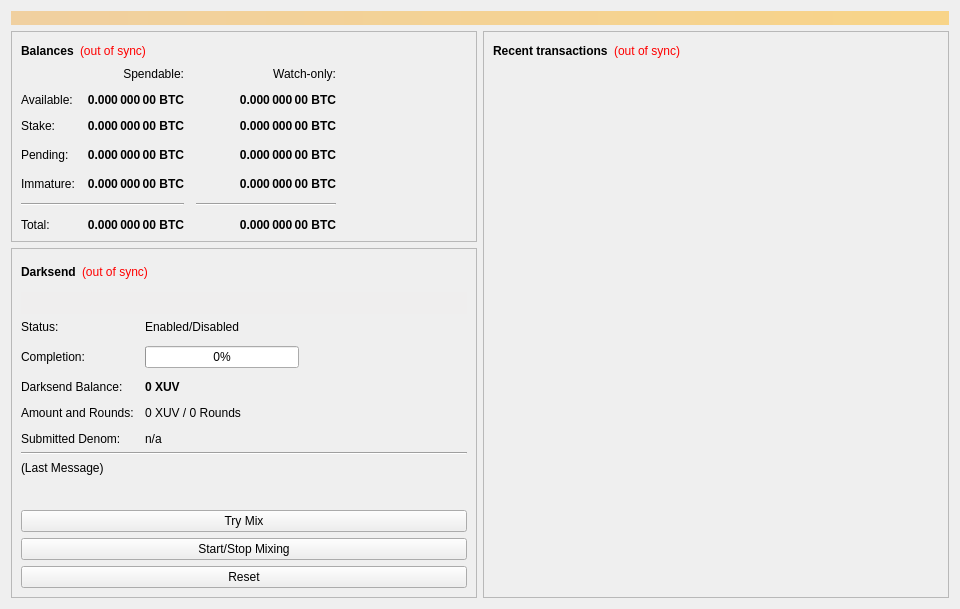
<?xml version="1.0" encoding="UTF-8"?>
<ui version="4.0">
 <class>OverviewPage</class>
 <widget class="QWidget" name="OverviewPage">
  <property name="geometry">
   <rect>
    <x>0</x>
    <y>0</y>
    <width>960</width>
    <height>594</height>
   </rect>
  </property>
  <property name="minimumSize">
   <size>
    <width>960</width>
    <height>0</height>
   </size>
  </property>
  <property name="windowTitle">
   <string>Form</string>
  </property>
  <layout class="QVBoxLayout" name="topLayout">
   <item>
    <widget class="QLabel" name="labelAlerts">
     <property name="visible">
      <bool>false</bool>
     </property>
     <property name="styleSheet">
      <string notr="true">background-color: qlineargradient(x1: 0, y1: 0, x2: 1, y2: 0, stop:0 #F0D0A0, stop:1 #F8D488); color:#000000;</string>
     </property>
     <property name="wordWrap">
      <bool>true</bool>
     </property>
     <property name="margin">
      <number>3</number>
     </property>
    </widget>
   </item>
   <item>
    <layout class="QHBoxLayout" name="horizontalLayout" stretch="1,1">
     <item>
      <layout class="QVBoxLayout" name="verticalLayout_2">
       <item>
        <widget class="QFrame" name="frame">
         <property name="frameShape">
          <enum>QFrame::StyledPanel</enum>
         </property>
         <property name="frameShadow">
          <enum>QFrame::Raised</enum>
         </property>
         <layout class="QVBoxLayout" name="verticalLayout_4">
          <item>
           <layout class="QHBoxLayout" name="horizontalLayout_4">
            <item>
             <widget class="QLabel" name="label_5">
              <property name="font">
               <font>
                <weight>75</weight>
                <bold>true</bold>
               </font>
              </property>
              <property name="text">
               <string>Balances</string>
              </property>
             </widget>
            </item>
            <item>
             <widget class="QLabel" name="labelWalletStatus">
              <property name="cursor">
               <cursorShape>WhatsThisCursor</cursorShape>
              </property>
              <property name="toolTip">
               <string>The displayed information may be out of date. Your wallet automatically synchronizes with the XUV network after a connection is established, but this process has not completed yet.</string>
              </property>
              <property name="styleSheet">
               <string notr="true">QLabel { color: red; }</string>
              </property>
              <property name="text">
               <string notr="true">(out of sync)</string>
              </property>
              <property name="alignment">
               <set>Qt::AlignLeading|Qt::AlignLeft|Qt::AlignVCenter</set>
              </property>
             </widget>
            </item>
            <item>
             <spacer name="horizontalSpacer_3">
              <property name="orientation">
               <enum>Qt::Horizontal</enum>
              </property>
              <property name="sizeHint" stdset="0">
               <size>
                <width>40</width>
                <height>20</height>
               </size>
              </property>
             </spacer>
            </item>
           </layout>
          </item>
          <item>
           <layout class="QGridLayout" name="gridLayout">
            <property name="spacing">
             <number>12</number>
            </property>
            <item row="3" column="2">
             <widget class="QLabel" name="labelWatchPending">
              <property name="font">
               <font>
                <weight>75</weight>
                <bold>true</bold>
               </font>
              </property>
              <property name="cursor">
               <cursorShape>IBeamCursor</cursorShape>
              </property>
              <property name="toolTip">
               <string>Unconfirmed transactions to watch-only addresses</string>
              </property>
              <property name="text">
               <string notr="true">0.000 000 00 BTC</string>
              </property>
              <property name="alignment">
               <set>Qt::AlignRight|Qt::AlignTrailing|Qt::AlignVCenter</set>
              </property>
              <property name="textInteractionFlags">
               <set>Qt::LinksAccessibleByMouse|Qt::TextSelectableByKeyboard|Qt::TextSelectableByMouse</set>
              </property>
             </widget>
            </item>
            <item row="3" column="1">
             <widget class="QLabel" name="labelUnconfirmed">
              <property name="font">
               <font>
                <weight>75</weight>
                <bold>true</bold>
               </font>
              </property>
              <property name="cursor">
               <cursorShape>IBeamCursor</cursorShape>
              </property>
              <property name="toolTip">
               <string>Total of transactions that have yet to be confirmed, and do not yet count toward the spendable balance</string>
              </property>
              <property name="text">
               <string notr="true">0.000 000 00 BTC</string>
              </property>
              <property name="alignment">
               <set>Qt::AlignRight|Qt::AlignTrailing|Qt::AlignVCenter</set>
              </property>
              <property name="textInteractionFlags">
               <set>Qt::LinksAccessibleByMouse|Qt::TextSelectableByKeyboard|Qt::TextSelectableByMouse</set>
              </property>
             </widget>
            </item>
            <item row="4" column="2">
             <widget class="QLabel" name="labelWatchImmature">
              <property name="font">
               <font>
                <weight>75</weight>
                <bold>true</bold>
               </font>
              </property>
              <property name="cursor">
               <cursorShape>IBeamCursor</cursorShape>
              </property>
              <property name="toolTip">
               <string>Mined balance in watch-only addresses that has not yet matured</string>
              </property>
              <property name="text">
               <string notr="true">0.000 000 00 BTC</string>
              </property>
              <property name="alignment">
               <set>Qt::AlignRight|Qt::AlignTrailing|Qt::AlignVCenter</set>
              </property>
              <property name="textInteractionFlags">
               <set>Qt::LinksAccessibleByMouse|Qt::TextSelectableByKeyboard|Qt::TextSelectableByMouse</set>
              </property>
             </widget>
            </item>
            <item row="5" column="0" colspan="2">
             <widget class="Line" name="lineSpendableBalance">
              <property name="orientation">
               <enum>Qt::Horizontal</enum>
              </property>
             </widget>
            </item>
            <item row="5" column="2">
             <widget class="Line" name="lineWatchBalance">
              <property name="sizePolicy">
               <sizepolicy hsizetype="Preferred" vsizetype="Fixed">
                <horstretch>0</horstretch>
                <verstretch>0</verstretch>
               </sizepolicy>
              </property>
              <property name="minimumSize">
               <size>
                <width>140</width>
                <height>0</height>
               </size>
              </property>
              <property name="orientation">
               <enum>Qt::Horizontal</enum>
              </property>
             </widget>
            </item>
            <item row="6" column="0">
             <widget class="QLabel" name="labelTotalText">
              <property name="text">
               <string>Total:</string>
              </property>
             </widget>
            </item>
            <item row="4" column="1">
             <widget class="QLabel" name="labelImmature">
              <property name="font">
               <font>
                <weight>75</weight>
                <bold>true</bold>
               </font>
              </property>
              <property name="cursor">
               <cursorShape>IBeamCursor</cursorShape>
              </property>
              <property name="toolTip">
               <string>Mined balance that has not yet matured</string>
              </property>
              <property name="text">
               <string notr="true">0.000 000 00 BTC</string>
              </property>
              <property name="alignment">
               <set>Qt::AlignRight|Qt::AlignTrailing|Qt::AlignVCenter</set>
              </property>
              <property name="textInteractionFlags">
               <set>Qt::LinksAccessibleByMouse|Qt::TextSelectableByKeyboard|Qt::TextSelectableByMouse</set>
              </property>
             </widget>
            </item>
            <item row="3" column="3">
             <spacer name="horizontalSpacer_2">
              <property name="orientation">
               <enum>Qt::Horizontal</enum>
              </property>
              <property name="sizeHint" stdset="0">
               <size>
                <width>40</width>
                <height>20</height>
               </size>
              </property>
             </spacer>
            </item>
            <item row="4" column="0">
             <widget class="QLabel" name="labelImmatureText">
              <property name="text">
               <string>Immature:</string>
              </property>
             </widget>
            </item>
            <item row="6" column="1">
             <widget class="QLabel" name="labelTotal">
              <property name="font">
               <font>
                <weight>75</weight>
                <bold>true</bold>
               </font>
              </property>
              <property name="cursor">
               <cursorShape>IBeamCursor</cursorShape>
              </property>
              <property name="toolTip">
               <string>Your current total balance</string>
              </property>
              <property name="text">
               <string notr="true">0.000 000 00 BTC</string>
              </property>
              <property name="alignment">
               <set>Qt::AlignRight|Qt::AlignTrailing|Qt::AlignVCenter</set>
              </property>
              <property name="textInteractionFlags">
               <set>Qt::LinksAccessibleByMouse|Qt::TextSelectableByKeyboard|Qt::TextSelectableByMouse</set>
              </property>
             </widget>
            </item>
            <item row="6" column="2">
             <widget class="QLabel" name="labelWatchTotal">
              <property name="font">
               <font>
                <weight>75</weight>
                <bold>true</bold>
               </font>
              </property>
              <property name="cursor">
               <cursorShape>IBeamCursor</cursorShape>
              </property>
              <property name="toolTip">
               <string>Current total balance in watch-only addresses</string>
              </property>
              <property name="text">
               <string notr="true">0.000 000 00 BTC</string>
              </property>
              <property name="alignment">
               <set>Qt::AlignRight|Qt::AlignTrailing|Qt::AlignVCenter</set>
              </property>
              <property name="textInteractionFlags">
               <set>Qt::LinksAccessibleByMouse|Qt::TextSelectableByKeyboard|Qt::TextSelectableByMouse</set>
              </property>
             </widget>
            </item>
            <item row="0" column="2">
             <widget class="QLabel" name="labelWatchonly">
              <property name="text">
               <string>Watch-only:</string>
              </property>
              <property name="alignment">
               <set>Qt::AlignRight|Qt::AlignTrailing|Qt::AlignVCenter</set>
              </property>
             </widget>
            </item>
            <item row="1" column="0">
             <widget class="QLabel" name="labelBalanceText">
              <property name="text">
               <string>Available:</string>
              </property>
             </widget>
            </item>
            <item row="1" column="1">
             <widget class="QLabel" name="labelBalance">
              <property name="font">
               <font>
                <weight>75</weight>
                <bold>true</bold>
               </font>
              </property>
              <property name="cursor">
               <cursorShape>IBeamCursor</cursorShape>
              </property>
              <property name="toolTip">
               <string>Your current spendable balance</string>
              </property>
              <property name="text">
               <string notr="true">0.000 000 00 BTC</string>
              </property>
              <property name="alignment">
               <set>Qt::AlignRight|Qt::AlignTrailing|Qt::AlignVCenter</set>
              </property>
              <property name="textInteractionFlags">
               <set>Qt::LinksAccessibleByMouse|Qt::TextSelectableByKeyboard|Qt::TextSelectableByMouse</set>
              </property>
             </widget>
            </item>
            <item row="2" column="0">
             <widget class="QLabel" name="label_10">
              <property name="text">
               <string>Stake:</string>
              </property>
             </widget>
            </item>
            <item row="2" column="1">
             <widget class="QLabel" name="labelStake">
              <property name="font">
               <font>
                <weight>75</weight>
                <bold>true</bold>
               </font>
              </property>
              <property name="cursor">
               <cursorShape>IBeamCursor</cursorShape>
              </property>
              <property name="toolTip">
               <string>Total of coins that was staked, and do not yet count toward the current balance</string>
              </property>
              <property name="text">
               <string notr="true">0.000 000 00 BTC</string>
              </property>
              <property name="alignment">
               <set>Qt::AlignRight|Qt::AlignTrailing|Qt::AlignVCenter</set>
              </property>
              <property name="textInteractionFlags">
               <set>Qt::LinksAccessibleByMouse|Qt::TextSelectableByKeyboard|Qt::TextSelectableByMouse</set>
              </property>
             </widget>
            </item>
            <item row="2" column="2">
             <widget class="QLabel" name="labelWatchStake">
              <property name="font">
               <font>
                <weight>75</weight>
                <bold>true</bold>
               </font>
              </property>
              <property name="cursor">
               <cursorShape>IBeamCursor</cursorShape>
              </property>
              <property name="toolTip">
               <string>Total of coins that was staked in watch-only addresses, and do not yet count toward the current watch-only balance</string>
              </property>
              <property name="text">
               <string notr="true">0.000 000 00 BTC</string>
              </property>
              <property name="alignment">
               <set>Qt::AlignRight|Qt::AlignTrailing|Qt::AlignVCenter</set>
              </property>
              <property name="textInteractionFlags">
               <set>Qt::LinksAccessibleByMouse|Qt::TextSelectableByKeyboard|Qt::TextSelectableByMouse</set>
              </property>
             </widget>
            </item>
            <item row="1" column="2">
             <widget class="QLabel" name="labelWatchAvailable">
              <property name="font">
               <font>
                <weight>75</weight>
                <bold>true</bold>
               </font>
              </property>
              <property name="cursor">
               <cursorShape>IBeamCursor</cursorShape>
              </property>
              <property name="toolTip">
               <string>Your current balance in watch-only addresses</string>
              </property>
              <property name="text">
               <string notr="true">0.000 000 00 BTC</string>
              </property>
              <property name="alignment">
               <set>Qt::AlignRight|Qt::AlignTrailing|Qt::AlignVCenter</set>
              </property>
              <property name="textInteractionFlags">
               <set>Qt::LinksAccessibleByMouse|Qt::TextSelectableByKeyboard|Qt::TextSelectableByMouse</set>
              </property>
             </widget>
            </item>
            <item row="3" column="0">
             <widget class="QLabel" name="labelPendingText">
              <property name="text">
               <string>Pending:</string>
              </property>
             </widget>
            </item>
            <item row="0" column="1">
             <widget class="QLabel" name="labelSpendable">
              <property name="text">
               <string>Spendable:</string>
              </property>
              <property name="alignment">
               <set>Qt::AlignRight|Qt::AlignTrailing|Qt::AlignVCenter</set>
              </property>
             </widget>
            </item>
           </layout>
          </item>
         </layout>
        </widget>
       </item>
       <item>
        <widget class="QFrame" name="frameDarksend">
         <property name="sizePolicy">
          <sizepolicy hsizetype="Expanding" vsizetype="Expanding">
           <horstretch>0</horstretch>
           <verstretch>0</verstretch>
          </sizepolicy>
         </property>
         <property name="minimumSize">
          <size>
           <width>0</width>
           <height>350</height>
          </size>
         </property>
         <property name="layoutDirection">
          <enum>Qt::LeftToRight</enum>
         </property>
         <property name="frameShape">
          <enum>QFrame::StyledPanel</enum>
         </property>
         <property name="frameShadow">
          <enum>QFrame::Raised</enum>
         </property>
         <layout class="QVBoxLayout" name="verticalLayout_5">
          <item>
           <layout class="QHBoxLayout" name="horizontalLayout_5">
            <item>
             <widget class="QLabel" name="label_2">
              <property name="font">
               <font>
                <weight>75</weight>
                <bold>true</bold>
               </font>
              </property>
              <property name="text">
               <string>Darksend</string>
              </property>
             </widget>
            </item>
            <item>
             <widget class="QLabel" name="labelDarksendSyncStatus">
              <property name="toolTip">
               <string>The displayed information may be out of date. Your wallet automatically synchronizes with the XUV network after a connection is established, but this process has not completed yet.</string>
              </property>
              <property name="styleSheet">
               <string notr="true">QLabel { color: red; }</string>
              </property>
              <property name="text">
               <string notr="true">(out of sync)</string>
              </property>
              <property name="alignment">
               <set>Qt::AlignLeading|Qt::AlignLeft|Qt::AlignVCenter</set>
              </property>
             </widget>
            </item>
            <item>
             <spacer name="horizontalSpacer_4">
              <property name="orientation">
               <enum>Qt::Horizontal</enum>
              </property>
              <property name="sizeHint" stdset="0">
               <size>
                <width>40</width>
                <height>20</height>
               </size>
              </property>
             </spacer>
            </item>
           </layout>
          </item>
          <item>
           <widget class="QPushButton" name="runAutoDenom">
            <property name="palette">
             <palette>
              <active>
               <colorrole role="WindowText">
                <brush brushstyle="SolidPattern">
                 <color alpha="255">
                  <red>0</red>
                  <green>0</green>
                  <blue>0</blue>
                 </color>
                </brush>
               </colorrole>
               <colorrole role="Button">
                <brush brushstyle="SolidPattern">
                 <color alpha="255">
                  <red>239</red>
                  <green>238</green>
                  <blue>238</blue>
                 </color>
                </brush>
               </colorrole>
               <colorrole role="Light">
                <brush brushstyle="SolidPattern">
                 <color alpha="255">
                  <red>255</red>
                  <green>255</green>
                  <blue>255</blue>
                 </color>
                </brush>
               </colorrole>
               <colorrole role="Midlight">
                <brush brushstyle="SolidPattern">
                 <color alpha="255">
                  <red>247</red>
                  <green>246</green>
                  <blue>246</blue>
                 </color>
                </brush>
               </colorrole>
               <colorrole role="Dark">
                <brush brushstyle="SolidPattern">
                 <color alpha="255">
                  <red>119</red>
                  <green>119</green>
                  <blue>119</blue>
                 </color>
                </brush>
               </colorrole>
               <colorrole role="Mid">
                <brush brushstyle="SolidPattern">
                 <color alpha="255">
                  <red>159</red>
                  <green>159</green>
                  <blue>159</blue>
                 </color>
                </brush>
               </colorrole>
               <colorrole role="Text">
                <brush brushstyle="SolidPattern">
                 <color alpha="255">
                  <red>0</red>
                  <green>0</green>
                  <blue>0</blue>
                 </color>
                </brush>
               </colorrole>
               <colorrole role="BrightText">
                <brush brushstyle="SolidPattern">
                 <color alpha="255">
                  <red>255</red>
                  <green>255</green>
                  <blue>255</blue>
                 </color>
                </brush>
               </colorrole>
               <colorrole role="ButtonText">
                <brush brushstyle="SolidPattern">
                 <color alpha="255">
                  <red>0</red>
                  <green>0</green>
                  <blue>0</blue>
                 </color>
                </brush>
               </colorrole>
               <colorrole role="Base">
                <brush brushstyle="SolidPattern">
                 <color alpha="255">
                  <red>255</red>
                  <green>255</green>
                  <blue>255</blue>
                 </color>
                </brush>
               </colorrole>
               <colorrole role="Window">
                <brush brushstyle="SolidPattern">
                 <color alpha="255">
                  <red>239</red>
                  <green>238</green>
                  <blue>238</blue>
                 </color>
                </brush>
               </colorrole>
               <colorrole role="Shadow">
                <brush brushstyle="SolidPattern">
                 <color alpha="255">
                  <red>0</red>
                  <green>0</green>
                  <blue>0</blue>
                 </color>
                </brush>
               </colorrole>
               <colorrole role="AlternateBase">
                <brush brushstyle="SolidPattern">
                 <color alpha="255">
                  <red>247</red>
                  <green>246</green>
                  <blue>246</blue>
                 </color>
                </brush>
               </colorrole>
               <colorrole role="ToolTipBase">
                <brush brushstyle="SolidPattern">
                 <color alpha="255">
                  <red>255</red>
                  <green>255</green>
                  <blue>220</blue>
                 </color>
                </brush>
               </colorrole>
               <colorrole role="ToolTipText">
                <brush brushstyle="SolidPattern">
                 <color alpha="255">
                  <red>0</red>
                  <green>0</green>
                  <blue>0</blue>
                 </color>
                </brush>
               </colorrole>
              </active>
              <inactive>
               <colorrole role="WindowText">
                <brush brushstyle="SolidPattern">
                 <color alpha="255">
                  <red>0</red>
                  <green>0</green>
                  <blue>0</blue>
                 </color>
                </brush>
               </colorrole>
               <colorrole role="Button">
                <brush brushstyle="SolidPattern">
                 <color alpha="255">
                  <red>239</red>
                  <green>238</green>
                  <blue>238</blue>
                 </color>
                </brush>
               </colorrole>
               <colorrole role="Light">
                <brush brushstyle="SolidPattern">
                 <color alpha="255">
                  <red>255</red>
                  <green>255</green>
                  <blue>255</blue>
                 </color>
                </brush>
               </colorrole>
               <colorrole role="Midlight">
                <brush brushstyle="SolidPattern">
                 <color alpha="255">
                  <red>247</red>
                  <green>246</green>
                  <blue>246</blue>
                 </color>
                </brush>
               </colorrole>
               <colorrole role="Dark">
                <brush brushstyle="SolidPattern">
                 <color alpha="255">
                  <red>119</red>
                  <green>119</green>
                  <blue>119</blue>
                 </color>
                </brush>
               </colorrole>
               <colorrole role="Mid">
                <brush brushstyle="SolidPattern">
                 <color alpha="255">
                  <red>159</red>
                  <green>159</green>
                  <blue>159</blue>
                 </color>
                </brush>
               </colorrole>
               <colorrole role="Text">
                <brush brushstyle="SolidPattern">
                 <color alpha="255">
                  <red>0</red>
                  <green>0</green>
                  <blue>0</blue>
                 </color>
                </brush>
               </colorrole>
               <colorrole role="BrightText">
                <brush brushstyle="SolidPattern">
                 <color alpha="255">
                  <red>255</red>
                  <green>255</green>
                  <blue>255</blue>
                 </color>
                </brush>
               </colorrole>
               <colorrole role="ButtonText">
                <brush brushstyle="SolidPattern">
                 <color alpha="255">
                  <red>0</red>
                  <green>0</green>
                  <blue>0</blue>
                 </color>
                </brush>
               </colorrole>
               <colorrole role="Base">
                <brush brushstyle="SolidPattern">
                 <color alpha="255">
                  <red>255</red>
                  <green>255</green>
                  <blue>255</blue>
                 </color>
                </brush>
               </colorrole>
               <colorrole role="Window">
                <brush brushstyle="SolidPattern">
                 <color alpha="255">
                  <red>239</red>
                  <green>238</green>
                  <blue>238</blue>
                 </color>
                </brush>
               </colorrole>
               <colorrole role="Shadow">
                <brush brushstyle="SolidPattern">
                 <color alpha="255">
                  <red>0</red>
                  <green>0</green>
                  <blue>0</blue>
                 </color>
                </brush>
               </colorrole>
               <colorrole role="AlternateBase">
                <brush brushstyle="SolidPattern">
                 <color alpha="255">
                  <red>247</red>
                  <green>246</green>
                  <blue>246</blue>
                 </color>
                </brush>
               </colorrole>
               <colorrole role="ToolTipBase">
                <brush brushstyle="SolidPattern">
                 <color alpha="255">
                  <red>255</red>
                  <green>255</green>
                  <blue>220</blue>
                 </color>
                </brush>
               </colorrole>
               <colorrole role="ToolTipText">
                <brush brushstyle="SolidPattern">
                 <color alpha="255">
                  <red>0</red>
                  <green>0</green>
                  <blue>0</blue>
                 </color>
                </brush>
               </colorrole>
              </inactive>
              <disabled>
               <colorrole role="WindowText">
                <brush brushstyle="SolidPattern">
                 <color alpha="255">
                  <red>119</red>
                  <green>119</green>
                  <blue>119</blue>
                 </color>
                </brush>
               </colorrole>
               <colorrole role="Button">
                <brush brushstyle="SolidPattern">
                 <color alpha="255">
                  <red>239</red>
                  <green>238</green>
                  <blue>238</blue>
                 </color>
                </brush>
               </colorrole>
               <colorrole role="Light">
                <brush brushstyle="SolidPattern">
                 <color alpha="255">
                  <red>255</red>
                  <green>255</green>
                  <blue>255</blue>
                 </color>
                </brush>
               </colorrole>
               <colorrole role="Midlight">
                <brush brushstyle="SolidPattern">
                 <color alpha="255">
                  <red>247</red>
                  <green>246</green>
                  <blue>246</blue>
                 </color>
                </brush>
               </colorrole>
               <colorrole role="Dark">
                <brush brushstyle="SolidPattern">
                 <color alpha="255">
                  <red>119</red>
                  <green>119</green>
                  <blue>119</blue>
                 </color>
                </brush>
               </colorrole>
               <colorrole role="Mid">
                <brush brushstyle="SolidPattern">
                 <color alpha="255">
                  <red>159</red>
                  <green>159</green>
                  <blue>159</blue>
                 </color>
                </brush>
               </colorrole>
               <colorrole role="Text">
                <brush brushstyle="SolidPattern">
                 <color alpha="255">
                  <red>119</red>
                  <green>119</green>
                  <blue>119</blue>
                 </color>
                </brush>
               </colorrole>
               <colorrole role="BrightText">
                <brush brushstyle="SolidPattern">
                 <color alpha="255">
                  <red>255</red>
                  <green>255</green>
                  <blue>255</blue>
                 </color>
                </brush>
               </colorrole>
               <colorrole role="ButtonText">
                <brush brushstyle="SolidPattern">
                 <color alpha="255">
                  <red>119</red>
                  <green>119</green>
                  <blue>119</blue>
                 </color>
                </brush>
               </colorrole>
               <colorrole role="Base">
                <brush brushstyle="SolidPattern">
                 <color alpha="255">
                  <red>239</red>
                  <green>238</green>
                  <blue>238</blue>
                 </color>
                </brush>
               </colorrole>
               <colorrole role="Window">
                <brush brushstyle="SolidPattern">
                 <color alpha="255">
                  <red>239</red>
                  <green>238</green>
                  <blue>238</blue>
                 </color>
                </brush>
               </colorrole>
               <colorrole role="Shadow">
                <brush brushstyle="SolidPattern">
                 <color alpha="255">
                  <red>0</red>
                  <green>0</green>
                  <blue>0</blue>
                 </color>
                </brush>
               </colorrole>
               <colorrole role="AlternateBase">
                <brush brushstyle="SolidPattern">
                 <color alpha="255">
                  <red>239</red>
                  <green>238</green>
                  <blue>238</blue>
                 </color>
                </brush>
               </colorrole>
               <colorrole role="ToolTipBase">
                <brush brushstyle="SolidPattern">
                 <color alpha="255">
                  <red>255</red>
                  <green>255</green>
                  <blue>220</blue>
                 </color>
                </brush>
               </colorrole>
               <colorrole role="ToolTipText">
                <brush brushstyle="SolidPattern">
                 <color alpha="255">
                  <red>0</red>
                  <green>0</green>
                  <blue>0</blue>
                 </color>
                </brush>
               </colorrole>
              </disabled>
             </palette>
            </property>
            <property name="focusPolicy">
             <enum>Qt::NoFocus</enum>
            </property>
            <property name="autoFillBackground">
             <bool>true</bool>
            </property>
            <property name="text">
             <string/>
            </property>
            <property name="flat">
             <bool>true</bool>
            </property>
           </widget>
          </item>
          <item>
           <layout class="QFormLayout" name="formLayout">
            <property name="fieldGrowthPolicy">
             <enum>QFormLayout::AllNonFixedFieldsGrow</enum>
            </property>
            <property name="horizontalSpacing">
             <number>11</number>
            </property>
            <property name="verticalSpacing">
             <number>12</number>
            </property>
            <item row="0" column="0">
             <widget class="QLabel" name="label_6">
              <property name="text">
               <string>Status:</string>
              </property>
             </widget>
            </item>
            <item row="1" column="0">
             <widget class="QLabel" name="label_7">
              <property name="text">
               <string>Completion:</string>
              </property>
             </widget>
            </item>
            <item row="1" column="1">
             <widget class="QProgressBar" name="darksendProgress">
              <property name="maximumSize">
               <size>
                <width>154</width>
                <height>16777215</height>
               </size>
              </property>
              <property name="value">
               <number>0</number>
              </property>
             </widget>
            </item>
            <item row="3" column="0">
             <widget class="QLabel" name="labelAnonymizedText">
              <property name="text">
               <string>Darksend Balance:</string>
              </property>
             </widget>
            </item>
            <item row="3" column="1">
             <widget class="QLabel" name="labelAnonymized">
              <property name="font">
               <font>
                <weight>75</weight>
                <bold>true</bold>
               </font>
              </property>
              <property name="text">
               <string notr="true">0 XUV</string>
              </property>
             </widget>
            </item>
            <item row="4" column="0">
             <widget class="QLabel" name="label_8">
              <property name="text">
               <string>Amount and Rounds:</string>
              </property>
             </widget>
            </item>
            <item row="4" column="1">
             <widget class="QLabel" name="labelAmountRounds">
              <property name="text">
               <string>0 XUV / 0 Rounds</string>
              </property>
             </widget>
            </item>
            <item row="5" column="0">
             <widget class="QLabel" name="label_9">
              <property name="text">
               <string>Submitted Denom:</string>
              </property>
             </widget>
            </item>
            <item row="5" column="1">
             <widget class="QLabel" name="labelSubmittedDenom">
              <property name="toolTip">
               <string>The denominations you submitted to the Masternode.&lt;br&gt;To mix, other users must submit the exact same denominations.</string>
              </property>
              <property name="text">
               <string>n/a</string>
              </property>
             </widget>
            </item>
            <item row="0" column="1">
             <widget class="QLabel" name="darksendEnabled">
              <property name="text">
               <string>Enabled/Disabled</string>
              </property>
             </widget>
            </item>
           </layout>
          </item>
          <item>
           <widget class="Line" name="lineLastMessage">
            <property name="orientation">
             <enum>Qt::Horizontal</enum>
            </property>
           </widget>
          </item>
          <item>
           <widget class="QLabel" name="darksendStatus">
            <property name="minimumSize">
             <size>
              <width>288</width>
              <height>43</height>
             </size>
            </property>
            <property name="text">
             <string>(Last Message)</string>
            </property>
            <property name="alignment">
             <set>Qt::AlignLeading|Qt::AlignLeft|Qt::AlignTop</set>
            </property>
            <property name="wordWrap">
             <bool>true</bool>
            </property>
           </widget>
          </item>
          <item>
           <widget class="QPushButton" name="darksendAuto">
            <property name="sizePolicy">
             <sizepolicy hsizetype="MinimumExpanding" vsizetype="Fixed">
              <horstretch>0</horstretch>
              <verstretch>0</verstretch>
             </sizepolicy>
            </property>
            <property name="toolTip">
             <string>Try to manually submit a Darksend request.</string>
            </property>
            <property name="text">
             <string>Try Mix</string>
            </property>
           </widget>
          </item>
          <item>
           <widget class="QPushButton" name="toggleDarksend">
            <property name="sizePolicy">
             <sizepolicy hsizetype="MinimumExpanding" vsizetype="Fixed">
              <horstretch>0</horstretch>
              <verstretch>0</verstretch>
             </sizepolicy>
            </property>
            <property name="text">
             <string>Start/Stop Mixing</string>
            </property>
           </widget>
          </item>
          <item>
           <widget class="QPushButton" name="darksendReset">
            <property name="sizePolicy">
             <sizepolicy hsizetype="MinimumExpanding" vsizetype="Fixed">
              <horstretch>0</horstretch>
              <verstretch>0</verstretch>
             </sizepolicy>
            </property>
            <property name="toolTip">
             <string>Reset the current status of Darksend (can interrupt Darksend if it's in the process of Mixing, which can cost you money!)</string>
            </property>
            <property name="autoFillBackground">
             <bool>false</bool>
            </property>
            <property name="text">
             <string>Reset</string>
            </property>
           </widget>
          </item>
         </layout>
        </widget>
       </item>
       <item>
        <spacer name="verticalSpacer">
         <property name="orientation">
          <enum>Qt::Vertical</enum>
         </property>
         <property name="sizeHint" stdset="0">
          <size>
           <width>20</width>
           <height>40</height>
          </size>
         </property>
        </spacer>
       </item>
      </layout>
     </item>
     <item>
      <layout class="QVBoxLayout" name="verticalLayout_3">
       <item>
        <widget class="QFrame" name="frame_2">
         <property name="frameShape">
          <enum>QFrame::StyledPanel</enum>
         </property>
         <property name="frameShadow">
          <enum>QFrame::Raised</enum>
         </property>
         <layout class="QVBoxLayout" name="verticalLayout">
          <item>
           <layout class="QHBoxLayout" name="horizontalLayout_2">
            <item>
             <widget class="QLabel" name="label_4">
              <property name="font">
               <font>
                <weight>75</weight>
                <bold>true</bold>
               </font>
              </property>
              <property name="text">
               <string>Recent transactions</string>
              </property>
             </widget>
            </item>
            <item>
             <widget class="QLabel" name="labelTransactionsStatus">
              <property name="cursor">
               <cursorShape>WhatsThisCursor</cursorShape>
              </property>
              <property name="toolTip">
               <string>The displayed information may be out of date. Your wallet automatically synchronizes with the XUV network after a connection is established, but this process has not completed yet.</string>
              </property>
              <property name="styleSheet">
               <string notr="true">QLabel { color: red; }</string>
              </property>
              <property name="text">
               <string notr="true">(out of sync)</string>
              </property>
              <property name="alignment">
               <set>Qt::AlignRight|Qt::AlignTrailing|Qt::AlignVCenter</set>
              </property>
             </widget>
            </item>
            <item>
             <spacer name="horizontalSpacer">
              <property name="orientation">
               <enum>Qt::Horizontal</enum>
              </property>
              <property name="sizeHint" stdset="0">
               <size>
                <width>40</width>
                <height>20</height>
               </size>
              </property>
             </spacer>
            </item>
           </layout>
          </item>
          <item>
           <widget class="QListView" name="listTransactions">
            <property name="styleSheet">
             <string notr="true">QListView { background: transparent; }</string>
            </property>
            <property name="frameShape">
             <enum>QFrame::NoFrame</enum>
            </property>
            <property name="verticalScrollBarPolicy">
             <enum>Qt::ScrollBarAlwaysOff</enum>
            </property>
            <property name="horizontalScrollBarPolicy">
             <enum>Qt::ScrollBarAlwaysOff</enum>
            </property>
            <property name="selectionMode">
             <enum>QAbstractItemView::NoSelection</enum>
            </property>
           </widget>
          </item>
         </layout>
        </widget>
       </item>
      </layout>
     </item>
    </layout>
   </item>
  </layout>
 </widget>
 <resources/>
 <connections/>
</ui>
